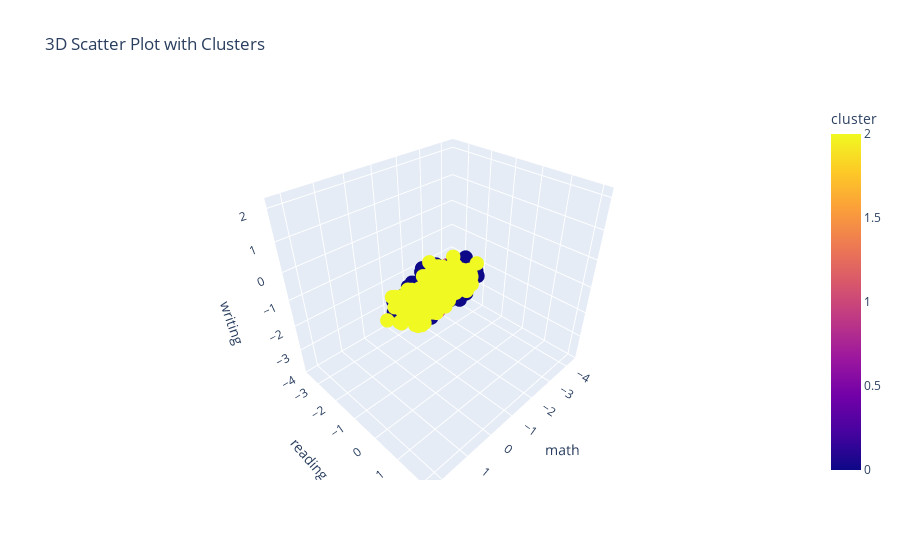

The notebook cell saved with this chart:
### Code cell
#%% Data Visualization: 3D Scatter Plot
# Visualize the data points with clusters
fig = px.scatter_3d(df_scores_scaled, 
                    x="math", 
                    y="reading", 
                    z="writing", 
                    color='cluster',  # Color by the cluster labels
                    title='3D Scatter Plot with Clusters')
fig.update_traces(marker=dict(size=5)) 
fig.show()

### Figure 1 — Plotly figure (JSON) as saved in the notebook; plotly's stock layout.template omitted (floating-point values rounded to 4 significant figures; data arrays with more than 128 entries replaced by an {"elided": "..."} marker saying what was removed)
{"data": [{"hovertemplate": "math=%{x}<br>reading=%{y}<br>writing=%{z}<br>cluster=%{marker.color}<extra></extra>", "legendgroup": "", "marker": {"color": {"elided": "1000 int values"}, "coloraxis": "coloraxis", "size": 5, "symbol": "circle"}, "mode": "markers", "name": "", "scene": "scene", "showlegend": false, "type": "scatter3d", "x": {"elided": "1000 float values"}, "y": {"elided": "1000 float values"}, "z": {"elided": "1000 float values"}}], "layout": {"autosize": true, "coloraxis": {"colorbar": {"title": {"text": "cluster"}}, "colorscale": [[0, "#0d0887"], [0.1111, "#46039f"], [0.2222, "#7201a8"], [0.3333, "#9c179e"], [0.4444, "#bd3786"], [0.5556, "#d8576b"], [0.6667, "#ed7953"], [0.7778, "#fb9f3a"], [0.8889, "#fdca26"], [1, "#f0f921"]]}, "legend": {"tracegroupgap": 0}, "scene": {"aspectmode": "auto", "aspectratio": {"x": 1.089, "y": 0.9388, "z": 0.9781}, "domain": {"x": [0, 1], "y": [0, 1]}, "xaxis": {"title": {"text": "math"}, "type": "linear"}, "yaxis": {"title": {"text": "reading"}, "type": "linear"}, "zaxis": {"title": {"text": "writing"}, "type": "linear"}}, "title": {"text": "3D Scatter Plot with Clusters"}}}
